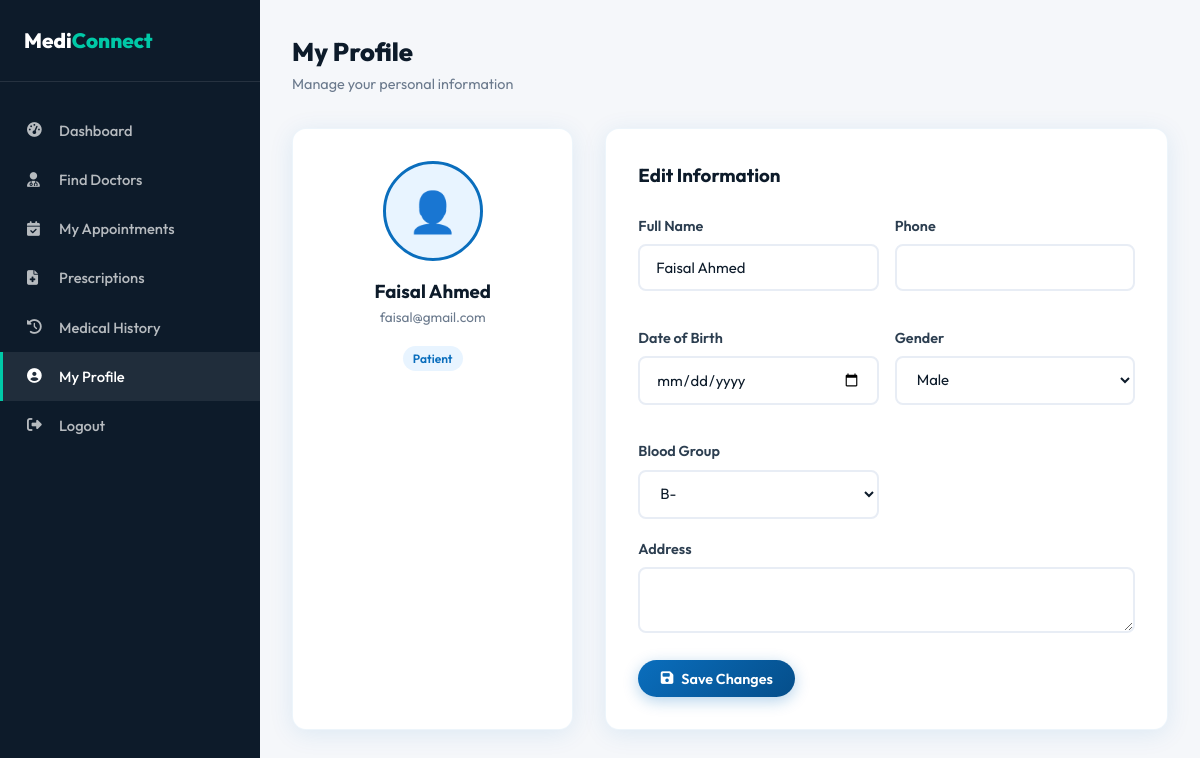
/patient/profile.php (signed in), run on the app's committed database.
### tables this page shows
CREATE TABLE `users` (
  `id` int(11) NOT NULL,
  `full_name` varchar(100) NOT NULL,
  `email` varchar(100) NOT NULL,
  `password` varchar(255) NOT NULL,
  `phone` varchar(20) DEFAULT NULL,
  `date_of_birth` date DEFAULT NULL,
  `gender` enum('Male','Female','Other') DEFAULT NULL,
  `blood_group` varchar(5) DEFAULT NULL,
  `address` text DEFAULT NULL,
  `profile_pic` varchar(255) DEFAULT 'default.png',
  `created_at` timestamp NOT NULL DEFAULT current_timestamp()
);

### patient/profile.php (the view, shortened to what this page needs)
<?php
require_once '../includes/functions.php';
$pat_id = $_SESSION['patient_id'];
$patient = mysqli_fetch_assoc(mysqli_query($conn, "SELECT * FROM users WHERE id=$pat_id"));
?>
<!DOCTYPE html>
<html lang="en">
<head>
<link rel="stylesheet" href="https://cdnjs.cloudflare.com/ajax/libs/font-awesome/6.4.0/css/all.min.css">
<link rel="stylesheet" href="<?= SITE_URL ?>/css/style.css">
</head>
<body>
<div class="dashboard">
    <nav class="sidebar">
        <div class="sidebar-brand">Medi<span>Connect</span></div>
        <ul class="sidebar-menu">
            <li><a href="dashboard.php"><i class="fas fa-tachometer-alt"></i> Dashboard</a></li>
            <li><a href="../doctors.php"><i class="fas fa-user-md"></i> Find Doctors</a></li>
            <li><a href="appointments.php"><i class="fas fa-calendar-check"></i> My Appointments</a></li>
            <li><a href="prescriptions.php"><i class="fas fa-file-medical"></i> Prescriptions</a></li>
            <li><a href="medical-history.php"><i class="fas fa-history"></i> Medical History</a></li>
            <li><a href="profile.php" class="active"><i class="fas fa-user-circle"></i> My Profile</a></li>
            <li><a href="../logout.php"><i class="fas fa-sign-out-alt"></i> Logout</a></li>
        </ul>
    </nav>
    <main class="dashboard-main">
        <div class="dash-header"><div><h1>My Profile</h1><p>Manage your personal information</p></div></div>
        <div style="display:grid;grid-template-columns:1fr 2fr;gap:2rem;">
            <div class="card" style="padding:2rem;text-align:center;">
                <div class="profile-img-wrap" style="margin:0 auto 1rem;">👤</div>
                <h3 style="font-weight:700;"><?= $patient['full_name'] ?></h3>
                <div style="color:var(--gray);font-size:0.85rem;margin-bottom:1rem;"><?= $patient['email'] ?></div>
                <span class="badge badge-primary">Patient</span>
            </div>
            <div class="card" style="padding:2rem;">
                <h3 style="font-weight:700;margin-bottom:1.5rem;">Edit Information</h3>
                <form method="POST">
                    <div style="display:grid;grid-template-columns:1fr 1fr;gap:1rem;">
                        <div class="form-group"><label class="form-label">Full Name</label><input type="text" name="full_name" class="form-control" value="<?= $patient['full_name'] ?>" required></div>
                        <div class="form-group"><label class="form-label">Phone</label><input type="text" name="phone" class="form-control" value="<?= $patient['phone'] ?>"></div>
                        <div class="form-group"><label class="form-label">Date of Birth</label><input type="date" name="date_of_birth" class="form-control" value="<?= $patient['date_of_birth'] ?>"></div>
                        <div class="form-group"><label class="form-label">Gender</label>
                            <select name="gender" class="form-control">
                                <?php foreach(['Male','Female','Other'] as $g): ?><option <?= $patient['gender']==$g?'selected':'' ?>><?= $g ?></option><?php endforeach; ?>
                            </select>
                        </div>
                        <div class="form-group"><label class="form-label">Blood Group</label>
                            <select name="blood_group" class="form-control">
                                <?php foreach(['A+','A-','B+','B-','AB+','AB-','O+','O-'] as $bg): ?><option <?= $patient['blood_group']==$bg?'selected':'' ?>><?= $bg ?></option><?php endforeach; ?>
                            </select>
                        </div>
                    </div>
                    <div class="form-group"><label class="form-label">Address</label><textarea name="address" class="form-control" rows="2"><?= $patient['address'] ?></textarea></div>
                    <button type="submit" class="btn btn-primary"><i class="fas fa-save"></i> Save Changes</button>
                </form>
            </div>
        </div>
    </main>
</div>
</body>
</html>

### css/style.css (style rules this page uses)
:root { --primary: #0A6EBD; --primary-dark: #054E8A; --primary-light: #E8F4FF; --secondary: #00C9A7; --accent: #FF6B35; --dark: #0D1B2A; --gray-dark: #2C3E50; --gray: #6B7A8D; --gray-light: #F0F4F8; --white: #FFFFFF; --danger: #E74C3C; --success: #27AE60; --warning: #F39C12; --shadow: 0 4px 24px rgba(10,110,189,0.10); --shadow-lg: 0 8px 40px rgba(10,110,189,0.18); --radius: 14px; --radius-sm: 8px; }
* { margin: 0; padding: 0; box-sizing: border-box; }
body { font-family: 'Outfit', sans-serif; color: var(--dark); background: var(--white); line-height: 1.6; }
.btn { display: inline-flex; align-items: center; gap: 8px; padding: 0.6rem 1.4rem; border-radius: 50px; font-family: 'Outfit', sans-serif; font-weight: 600; font-size: 0.9rem; cursor: pointer; transition: all 0.25s; border: none; text-decoration: none; }
.btn-primary { background: linear-gradient(135deg, var(--primary), var(--primary-dark)); color: white; box-shadow: 0 4px 15px rgba(10,110,189,0.3); }
.card { background: white; border-radius: var(--radius); box-shadow: var(--shadow); overflow: hidden; transition: transform 0.3s, box-shadow 0.3s; border: 1px solid rgba(10,110,189,0.07); }
.form-group { margin-bottom: 1.2rem; }
.form-label { display: block; font-weight: 600; font-size: 0.9rem; color: var(--gray-dark); margin-bottom: 0.4rem; }
.form-control { width: 100%; padding: 0.75rem 1rem; border: 2px solid #e8edf5; border-radius: var(--radius-sm); font-family: 'Outfit', sans-serif; font-size: 0.93rem; color: var(--dark); transition: border-color 0.2s, box-shadow 0.2s; background: white; }
.dashboard { display: flex; min-height: 100vh; }
.sidebar { width: 260px; background: var(--dark); padding: 1.5rem 0; position: sticky; top: 0; height: 100vh; overflow-y: auto; flex-shrink: 0; }
.sidebar .sidebar-brand { padding: 0 1.5rem 1.5rem; border-bottom: 1px solid rgba(255,255,255,0.1); margin-bottom: 1.5rem; font-size: 1.3rem; font-weight: 800; color: white; }
.sidebar .sidebar-brand span { color: var(--secondary); }
.sidebar-menu { list-style: none; }
.sidebar-menu a { display: flex; align-items: center; gap: 12px; padding: 0.8rem 1.5rem; color: rgba(255,255,255,0.7); text-decoration: none; font-weight: 500; font-size: 0.92rem; transition: all 0.2s; border-left: 3px solid transparent; }
.sidebar-menu a:hover, .sidebar-menu a.active { color: white; background: rgba(255,255,255,0.08); border-left-color: var(--secondary); }
.sidebar-menu a i { width: 20px; }
.dashboard-main { flex: 1; background: #F5F7FA; padding: 2rem; overflow-y: auto; }
.dash-header { display: flex; align-items: center; justify-content: space-between; margin-bottom: 2rem; }
.dash-header h1 { font-size: 1.6rem; font-weight: 800; }
.dash-header p { color: var(--gray); font-size: 0.9rem; }
.badge { display: inline-block; padding: 3px 10px; border-radius: 50px; font-size: 0.75rem; font-weight: 600; }
.badge-primary { background: var(--primary-light); color: var(--primary); }
.profile-img-wrap { width: 100px; height: 100px; border-radius: 50%; background: var(--primary-light); display: flex; align-items: center; justify-content: center; font-size: 2.5rem; overflow: hidden; border: 3px solid var(--primary); color: var(--primary); }

### data on the page
users: full_name "Faisal Ahmed", email "faisal@gmail.com", gender "Male", blood_group "B-"
